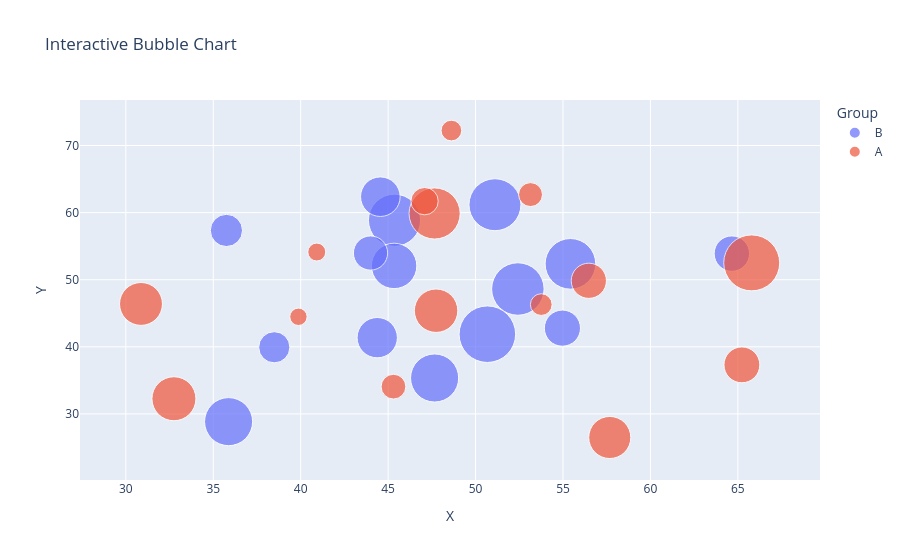

Notebook code cell kept with this figure:
### Markdown cell above
## Interactive Bubble Chart (Plotly – Recommended)
🔹 Best for exploration

### Code cell
import plotly.express as px
import pandas as pd

df = pd.DataFrame({
    "X": x,
    "Y": y,
    "Size": size,
    "Group": groups
})

fig = px.scatter(
    df,
    x="X",
    y="Y",
    size="Size",
    color="Group",
    hover_name=df.index,
    size_max=40,
    title="Interactive Bubble Chart"
)

fig.show()

### Figure 1 — Plotly figure (JSON) as saved in the notebook; plotly's stock layout.template omitted (floating-point values rounded to 4 significant figures)
{"data": [{"hovertemplate": "<b>%{hovertext}</b><br><br>Group=B<br>X=%{x}<br>Y=%{y}<br>Size=%{marker.size}<extra></extra>", "hovertext": [0.0, 5.0, 9.0, 10.0, 11.0, 12.0, 15.0, 19.0, 20.0, 22.0, 23.0, 24.0, 25.0, 26.0, 28.0], "legendgroup": "B", "marker": {"color": "#636efa", "size": [298.2, 528.2, 584.9, 620.6, 471.0, 628.2, 370.7, 527.3, 285.8, 730.7, 237.0, 357.8, 616.7, 221.6, 267.3], "sizemode": "area", "sizeref": 0.4567, "symbol": "circle"}, "mode": "markers", "name": "B", "orientation": "v", "showlegend": true, "type": "scatter", "x": [54.97, 47.66, 55.43, 45.37, 45.34, 52.42, 44.38, 35.88, 64.66, 50.68, 35.75, 44.56, 51.11, 38.49, 43.99], "xaxis": "x", "y": [42.78, 35.35, 52.36, 58.86, 52.06, 48.61, 41.36, 28.84, 53.89, 41.88, 57.34, 62.37, 61.18, 39.93, 53.98], "yaxis": "y"}, {"hovertemplate": "<b>%{hovertext}</b><br><br>Group=A<br>X=%{x}<br>Y=%{y}<br>Size=%{marker.size}<extra></extra>", "hovertext": [1.0, 2.0, 3.0, 4.0, 6.0, 7.0, 8.0, 13.0, 14.0, 16.0, 17.0, 18.0, 21.0, 27.0, 29.0], "legendgroup": "A", "marker": {"color": "#EF553B", "size": [97.67, 283.2, 293.9, 597.2, 715.4, 404.2, 139.7, 420.3, 442.0, 69.06, 130.9, 73.57, 431.4, 107.7, 170.9], "sizemode": "area", "sizeref": 0.4567, "symbol": "circle"}, "mode": "markers", "name": "A", "orientation": "v", "showlegend": true, "type": "scatter", "x": [48.62, 56.48, 65.23, 47.66, 65.79, 57.67, 45.31, 30.87, 32.75, 39.87, 53.14, 40.92, 47.74, 53.76, 47.08], "xaxis": "x", "y": [72.23, 49.84, 37.31, 59.87, 52.51, 26.48, 34.06, 46.39, 32.26, 44.47, 62.69, 54.12, 45.38, 46.29, 61.71], "yaxis": "y"}], "layout": {"legend": {"itemsizing": "constant", "title": {"text": "Group"}, "tracegroupgap": 0}, "title": {"text": "Interactive Bubble Chart"}, "xaxis": {"anchor": "y", "domain": [0, 1], "title": {"text": "X"}}, "yaxis": {"anchor": "x", "domain": [0, 1], "title": {"text": "Y"}}}}
